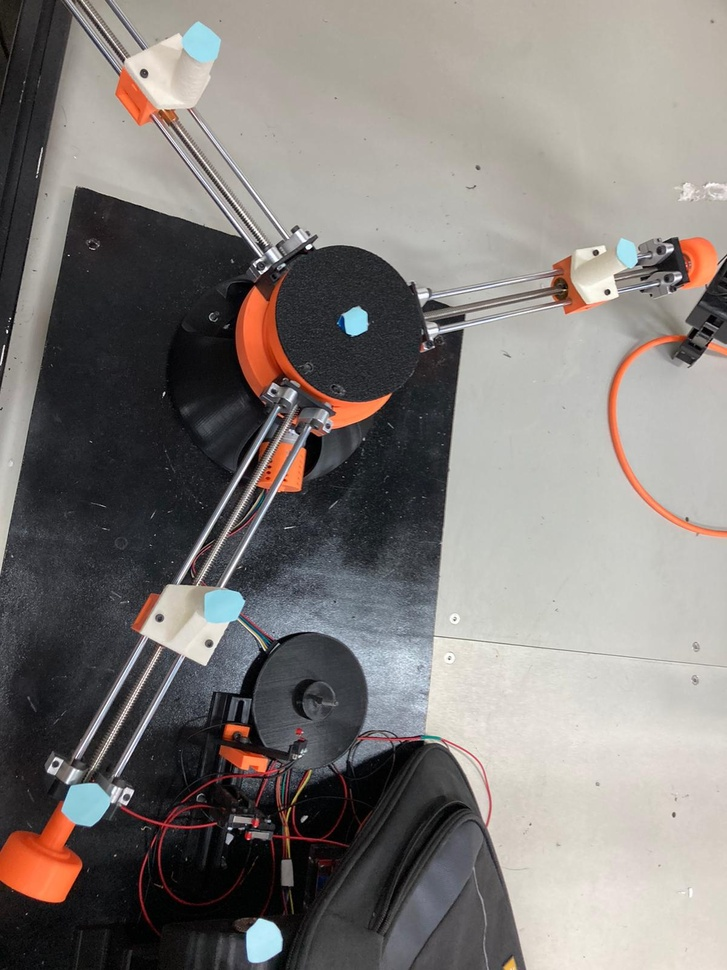
%> input picture Image prossesing/picpic.jpeg, 727 x 970 px, shrunk from 1200 x 1600 before the run
$ octave --eval "result = PImage(imread('picpic.jpeg'));"   (GNU Octave 9; MATLAB toolbox functions it lacks are replaced by stand-ins)
%> lines starting %> are read from the running program, lines starting %| are printed output that depends on the picture; in (x1, y1, x2, y2) boxes, pixels count from 0 and x2, y2 are one past the last pixel; in counts of white or black regions, pixels touching at a corner belong together; the program's own positions count from 1
function [Center_point]=PImage(RGB)
%this function set mask on the image, caliberte the values here ,get RGB
I= rgb2hsv(RGB);  %convert RGB to HSV
%> I: size 970x727x3 double; mean H, S, V 0.33, 0.121, 0.516
%% caliberttion values
% Define thresholds for 'Hue'. Modify these values to filter out different range of colors.
channel1Min = 0.17;
channel1Max = 0.3;
% Define thresholds for 'Saturation'
channel2Min = 0.18;
channel2Max = 0.32;
% Define thresholds for 'Value'
channel3Min = 0.8;
channel3Max = 1;
%% put mask and more filters
% Create mask based on chosen histogram thresholds
BW = ( (I(:,:,1) >= channel1Min) | (I(:,:,1) <= channel1Max) ) & ...
    (I(:,:,2) >= channel2Min ) & (I(:,:,2) <= channel2Max) & ...
    (I(:,:,3) >= channel3Min ) & (I(:,:,3) <= channel3Max);
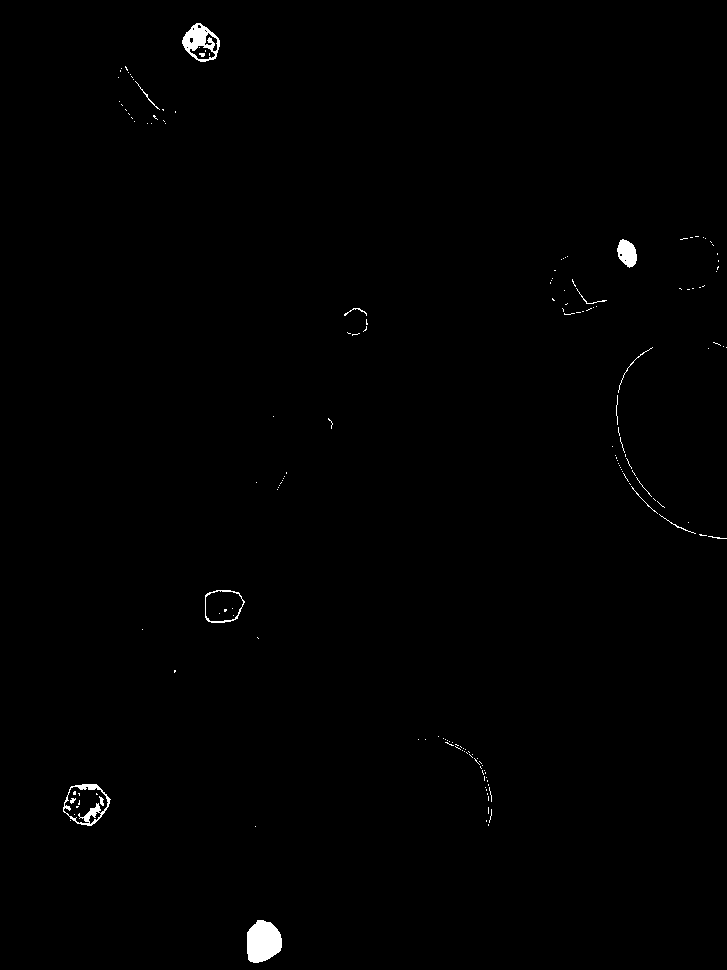
%> BW: size 970x727 logical; 0.55% white; 171 white regions (155 under 20 px), largest, box (x1, y1, x2, y2) and area: (247, 920, 282, 963) 1180, (182, 23, 220, 62) 720, (63, 784, 111, 826) 491
% Initialize output masked image based on input image.
maskedRGBImage = RGB;
%> maskedRGBImage is the input picture: size 970x727x3 uint8; mean R, G, B 128.7, 123.9, 120.8
se = strel('disk',10);%% set the size of the shape
closeBW = imclose(BW,se);%close the shape
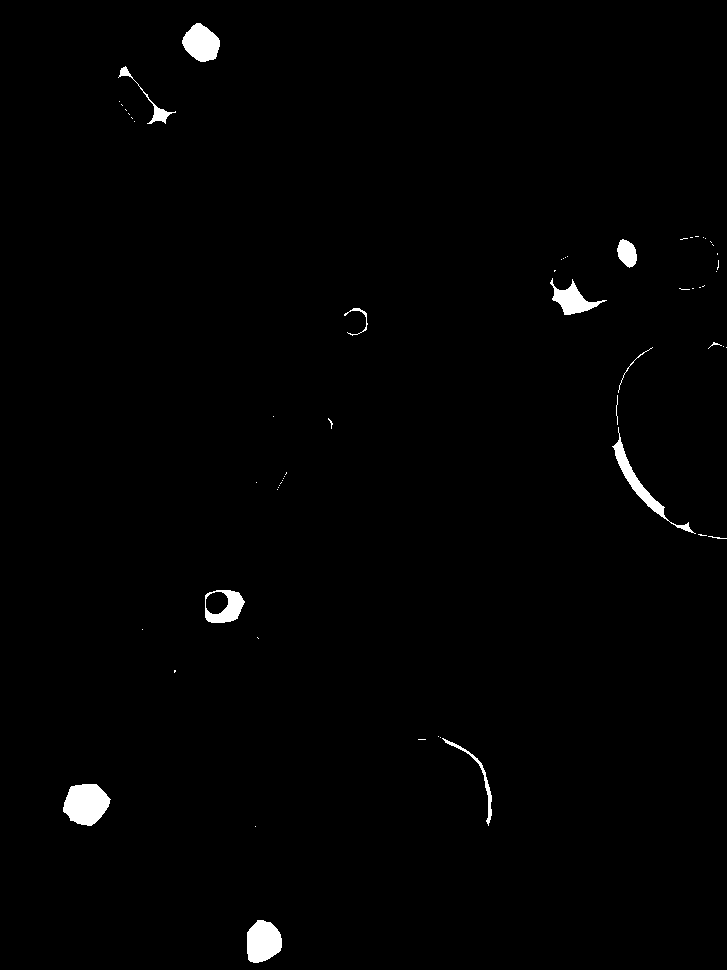
%> closeBW: size 970x727 logical; 1.1% white; 60 white regions (46 under 20 px), largest, box (x1, y1, x2, y2) and area: (63, 784, 111, 826) 1470, (247, 920, 282, 963) 1181, (182, 23, 220, 62) 1029
BW=closeBW ;
 openBW=imopen(BW,se);% filtering to reduce noise
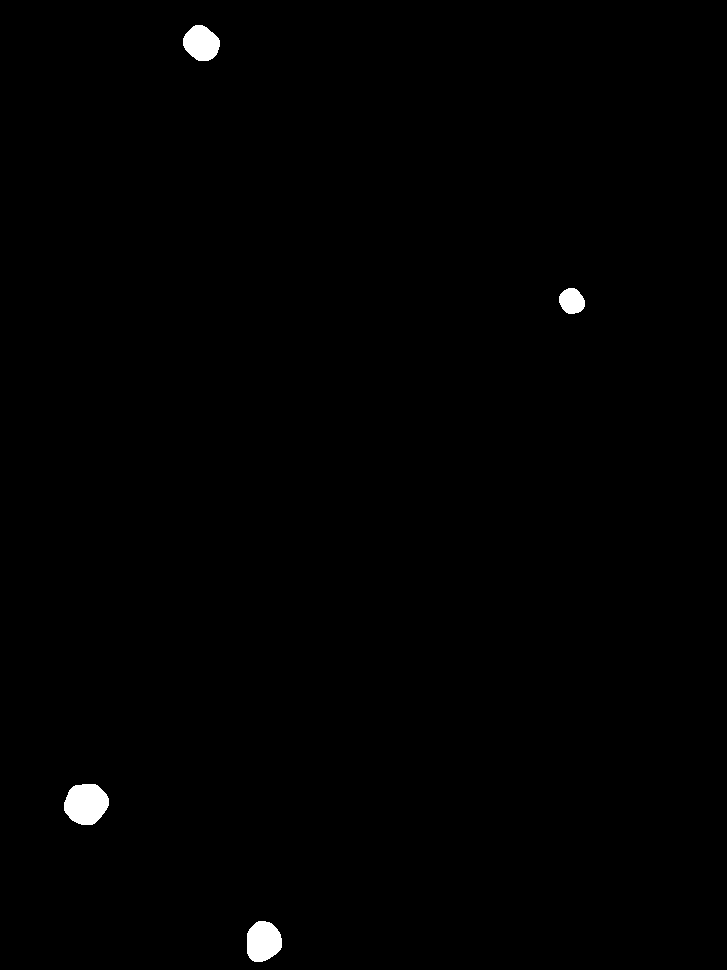
%> openBW: size 970x727 logical; 0.58% white; 4 white regions, box (x1, y1, x2, y2) and area: (64, 784, 109, 825) 1438, (247, 921, 282, 962) 1148, (183, 25, 220, 61) 990, (559, 288, 585, 314) 520
 BW=openBW;
% Set background pixels where BW is false to zero.
maskedRGBImage(repmat(~BW,[1 1 3])) = 0;
%% ploting if needed
% subplot(1,2,1);imshow(I);title('Original Image');
% %subplot(1,3,2);imshow(BW);title('Mask');
% subplot(1,2,2);imshow(maskedRGBImage);title('Filtered Image');
%% find center of mass
labeledImage = bwlabel(BW);
%> labeledImage: size 970x727 double; 5 distinct labels, from 0 to 4
Center_point=regionprops(BW, 'Centroid')% sending back this parameters
%> Center_point = 4 regions; Centroid: [86.7 804.5], [202 43.9], [263.9 942.1], [572.4 301.7]
%> `result = PImage(imread('picpic.jpeg'));`: result has the same summary as Center_point in PImage
%Center_point=cell2mat(struct2cell(measurements));
